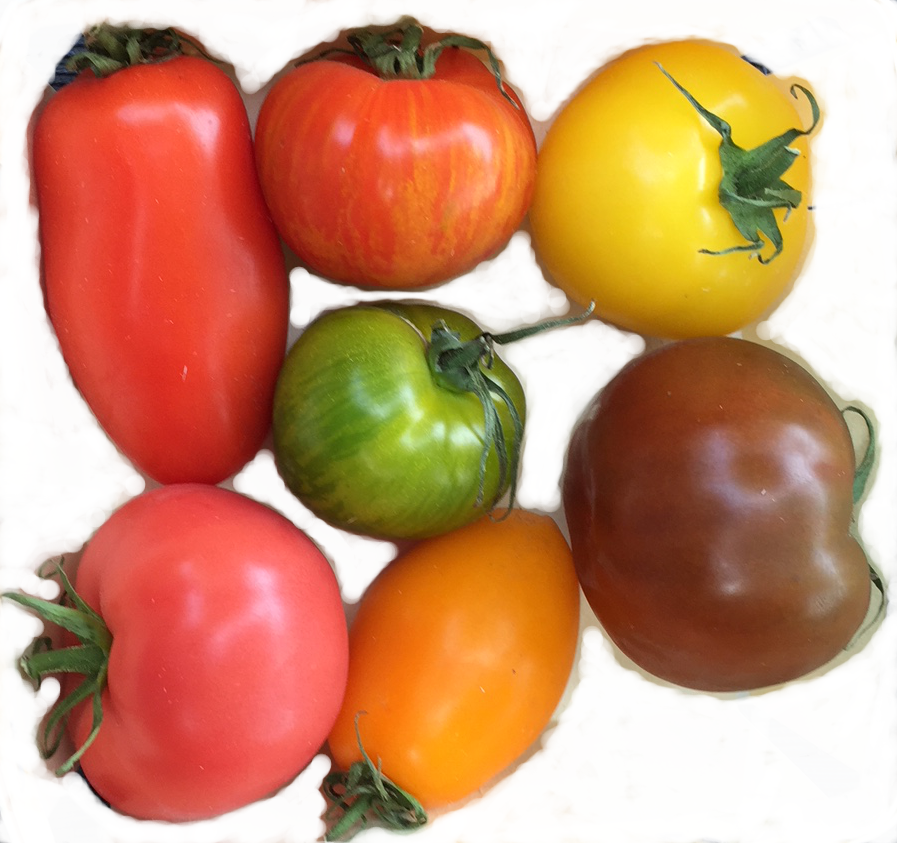
#> input picture Module2/Images/tomatoes.png, 897 x 843 px
$ jupyter execute Module2_Lab3_RegionGrowing.ipynb   (shell and % lines are left out)
#> lines starting #> are read from the running program, lines starting #| are printed output that depends on the picture; after the words box and inside, x2 and y2 are one past the last pixel; in counts of white or black regions, pixels touching at a corner belong together
#  Module 2, Lab 3, "Region Growing" and "Superpixels"

# Recap

This is the third of four labs for Lesson 2 - Classical Image Segmention in Dev290x. You should complete the tasks in this lab as part of the Region Growing section of the lesson.

Please remember this lab must be completed before taking the quiz at the end of this lesson.

# Introduction

In this lab you will complete your third image segmentation project where you will use the watershed algorithm to segment a relatively complex image containing objects which are touching each other.

You will also complete a short super-pixel based segmentation example.

Please work through these projects using the image processing techniques from the previous labs and then segment the example images, once using watershed and once using super-pixels.

At the end of the lab we'll review the work we've done and assess what types of images and projects these approaches are effective for.

# Goal

In this lab, you will:
* learn about one introductary 'region growing' image segmentation techique - 'watershed';
* revise deblurring, thresholding, dilation, opening, and the distance transformation;
* use cv2.watershed() to segment an image;
* gain an insight into superpixels.  This is a very important topic in neural network based image processing!
* segment the tomatoes image into superpixels
* use the SLIC algorithm

# Background

Image segmentation is the process of partitioning a digital image into multiple segments to make the image easier to analyze.  Often we are looking to locate objects and boundaries in the original image.  Another way of looking at it is image segmentation's goal is to assign a label to every pixel in an image such that pixels with the same label share certain characteristics.  Like many elements of computer vision, I find an example is often more useful than precise text.

For example, these images show a typical road scene on the left and a segmented version of the image on the right.

<p float="center">

</p>

# Region Growing - 'Watershed'

The simplest image segmentation techniques, like the thresholding we used in Lab 1, start to show their limitations pretty quickly - requirements like segmenting beyond two objects, touching objects or overlapping objects, etc quickly lead us to techniques such as Watershed,

'Watershed' is a (mostly) unsuperised algorithm used to isolate portions of an image from each other - in
effect image segmentation.  Its worth noting, however, that - similar to most classical image processing 'watershed' works by identifying elements of the image such as color intensity. i.e. 'watershed' has no semantic understanding of the contents of the image.

The watershed algorithm is useful for segmentation and is relatively strong at detecting touching or overlapping objects in images such as the image of tomatoes below.

So to summarise, algorithms like 'watershed' have applications where simpler methods such as thresholding and contour detection fail.

# Theory behind Watershed

After converting an image to greyscale, we can imagine that greyscale image as being a topographic surface (a height map) where high intensity denotes 'hills' and low intensity denotes 'valleys'.  Conceptually, we start by assigning every isolated 'valley' with different colour liquid.  These correspond to our labels.  As the liquids rise, the various liquids from different valleys start to merge.  We want to avoid these mergers.  To avoid mergers, we build barriers at the merger locations.  We continue to fill the liquids until all the hills are under liquid.

We can visually grasp the concept using the simple square image on the left and its topographic representation on the right.  We can imagine filling the topographic representation of our square with two liquids, one inside the square and one outside the square.  As each liquid meets each other we create a 'watershed', and we can imagine this representing the square.

Original                 | Topography
:-----------------------:|:--------------------------------:
 |

Similarly, we can imagine the tomatoes below on the left, being transformed into a 3d shape being filled with a liquid until the individual tomatoes emerge.

Original                 | Topography
:-----------------------:|:--------------------------------:
 |

## Watershed in Practice

The watershed algorithm tends to give us over-segmented results due to noise etc in the image.  So its typical to simplify the image before sending it to the Watershed algorithm, and as you'll see below, there's almost invariably a denoising step.

## OpenCV Watershed

A big improvement of the watershed transformation consists of flooding the topographic surface from a previously defined set of markers. This effectively automates the process of starting the watershed algorithm off by giving
it hints where to start filling from.

The OpenCV watershed algorithm has two parameters, the image being worked on and a second image.
This second image contains 'markers'. These markers must be 'user-defined'.

We won't manually define them (e.g. using point-and-click; instead we'll heuristically define them instead using thresholding and/or morphological operations.

Then we'll apply the watershed algorithm to our image using that marker.

# Our Technique
In this technique, we will see how to use the Distance Transformation along with the watershed algorithm to segment some objects.

Let''s remind ourselves of our image of tomatoes.  As you can see, this is an image where several of the objects are touching or overlapping.  We could tune the thresholding algorithm we used in Lab 1 or the clustering algorithm we used in Lab 2 to detect multiple objects and segment the image into those objects but its likely that they will be unable to distinguish between the two red tomatoes on the left hand side of the image as we look at it.

Instead, we'll start by preparing the image such that the OpenCV 'waterfall' can operate on this image.

Our overall goal here is to construct a 'marker' image for OpenCV's 'waterfall' routine.  The marker area is, effectively, an initial area of the image which guides the 'waterfall' algorithm to help with over-segmenting.

Initially we will create an object mask, a background mask and then subtract one from the other to create a mask of the 'unknown' part of the image.

 So, in this example, we will 'semi-automate' the process of providing marker to watershed algo
 1. decide what is clearly background
 2. decide what is clearly foreground
 3. create a region that's neither clearly background nor foreground
 4. set up 'marker' around this area
 5. hand that off to watermark

We start by converting the tomatoes image to greyscale, applying a little Gaussian blur and then using a relatively high threshold to to simplify the image.

[cell 1]
# Similar to previous labs, we're going to use OpenCV, NumPY and MatPlotLib
# so import them here
import cv2
import numpy as np
import matplotlib.pyplot as plt

# Load an image
img = cv2.imread("../Images/tomatoes.png")
#> img is the input picture: shape (843, 897, 3); mean B, G, R 111.4, 145.4, 202
cv2.imshow("image",img)
cv2.waitKey()

[cell 2]
# YOUR CODE GOES HERE
# The degree of blurring is strongly coupled with the performance of the watershed.
# It can be quite interesting to experiment with adjusting the amount of blurring.
# Exercise: Try using OpenCV2's GaussianBlur until your image is satisfactory.
# You have a reference image below to help you if you want it.
# Hint: You'll find answers at the bottom of the lab.

blur = cv2.GaussianBlur(img, (21,21),0)

cv2.imshow("blur", blur)
cv2.waitKey(0)
# END YOUR CODE HERE

[cell 3]
# Convert to grayscale so we can threshold it
gray = cv2.cvtColor(blur, cv2.COLOR_BGR2GRAY)

plt.imshow(gray, cmap='gray')

So, after these operations, you should be starting to see the tomatoes emerge from the background.

Your blurred grayscale image should be similar to the image here.

[cell 4]
# YOUR CODE GOES HERE
# Exercise: So, create a matrix thresh which is thresholded by OpenCV's threshold() operation.
# HINT: I did not using OTSU here as I got better results from
# weighting the threshold high. You can experiment here with thresholding to
# improve on the final segmentation.
#
# Use the method cv2.threshold() which returns two values. The second value is the
# value you are interested in, you can ignore the first for now...
#
# Store the value in a variable called threshold
# Hint: You'll find answers at the bottom of the lab.


_, thresh = cv2.threshold(gray, 200, 255, cv2.THRESH_BINARY_INV)
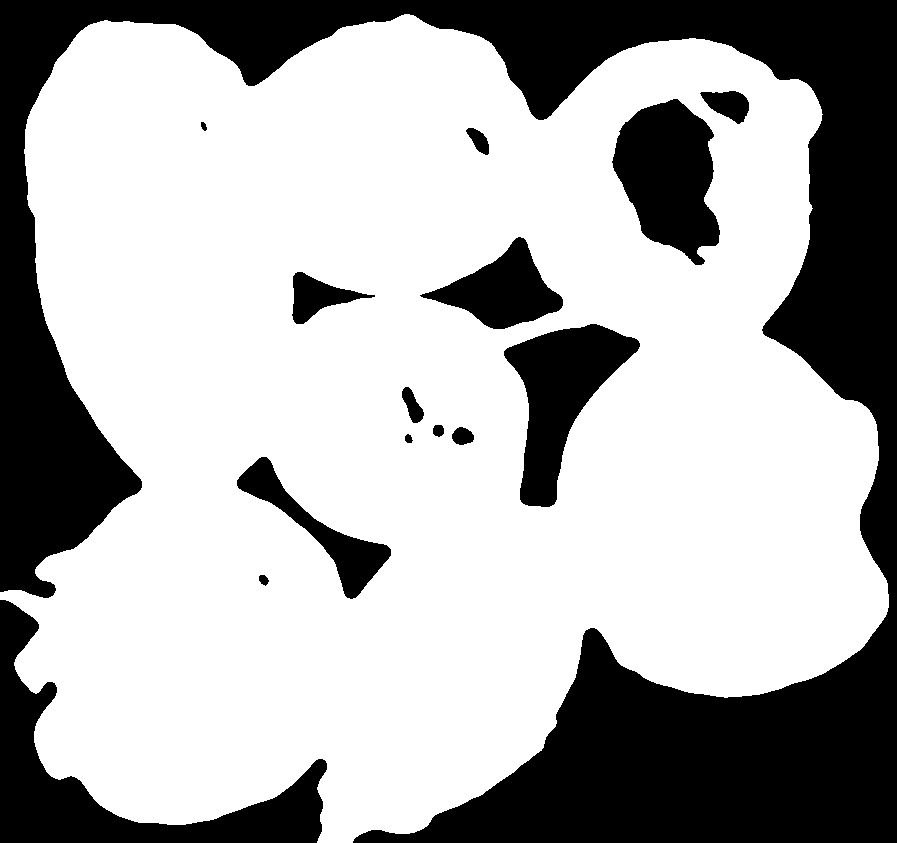
#> thresh: shape (843, 897); 68.4% white; 15 black regions, largest, box (x1, y1, x2, y2) and area: (0, 0, 897, 843) 180439, (0, 600, 327, 843) 19810, (612, 99, 720, 265) 11857

# END YOUR CODE GOES HERE

[cell 5]
plt.imshow(thresh, cmap='gray')

Now, you should have a matrix (or image if you prefer) which is similar to this image.

After these operations, we're starting to see the tomatoes emerge from the background.  Note in this example that, its a little more complex than the starfish example, in that the objects of interest are touching and/or overlapping.

# Prepare the marker image

Now you need to prepare the foreground, background, and unknown regions of the image to create a marker for OpenCV's watershed().

At this stage, we can start preparing the foreground, background, and 'unknown' regions of the image.  For this image, I used a closing morphological operation followed by a dilation to generate the background image and I used a distance transform to generate the foreground image.  Finally, I subtracted those two images from each other to generate the unknown area of the image.

[cell 6]
#  Close the image a little to fill in a few small holes in it
closingKernel = cv2.getStructuringElement(cv2.MORPH_ELLIPSE, (3,3))

# Create a matrix closed that is generated from thresh by a closing
# operation using the kernel above.
closed = cv2.morphologyEx(thresh, cv2.MORPH_CLOSE, closingKernel)

# Use just enough dilate to get some clearly identifiable background
dilationKernel = np.ones((3,3), np.uint8)

# create a matrix 'bg' from OpenCV's dilate() function
# using the dilation kernel above
bg = cv2.dilate(closed, dilationKernel, iterations=3)

# Now use a distance transform to extract is clearly foreground

# Create a matrix 'dist_transform' using OpenCV's distanceTransform
# method on the 'closed' matrix.
dist_transform = cv2.distanceTransform(closed, cv2.DIST_L2, 5)

# Threshold the distance transformation
ret, fg = cv2.threshold(dist_transform,0.7*dist_transform.max(), 255, 0)
#> ret = 107.8

# Now find the unknown region by subtracting one from the other
fg = np.uint8(fg)
unknown = cv2.subtract(bg, fg)

plt.imshow(unknown, cmap='gray')

At this point your unknown region should be substantially similar to the image on the right here.  I've also included a reference background image and foreground (or object) image in case you lose your way a little.

Background                 | Foreground         | Unknown
:-----------------------:|:--------------------------------:|--------------:
 |  |

Now, we're ready to do a little data manipulation before calling OpenCV's watershed.

Right now what we have in marker is a set of pixel values, with 0 representing the background and 255 representing the unknown region and what OpenCV's watershed expects to see in marker is the unknown region set to 0. So, you need to run the following code to prepare for watershed.

[cell 7]
# Marker labelling
ret, marker = cv2.connectedComponents(fg)
#> ret = 6

# Add one to all labels so that bg is not  0, but 1
marker = marker+1

# Now, mark the region of unknown with 0
marker[unknown==255] = 0;

plt.imshow(marker)

At this stage you should be seeing an image substantively similar to one shown here.

Now we can run watershed over our image. Then we'll colour the segmentation boundaries the watershed found in green and save it.

[cell 8]
# Now marker is ready.  It is time for last step
cv2.watershed(img, marker)

# Create a new empty image with the same shape
# as the original image.
h, w, num_c = img.shape
seg = np.zeros((h, w, num_c), np.uint8)

# Watershed has replaced the pixel
# values in marker with integers representing
# the segments it has found in the original
# image.
# Color in these segments
#
maxMarker = np.max(marker)
#> maxMarker = 6
minMarker = np.min(marker)
#> minMarker = -1

colorMap =  [ \
             [0,0,0], \
             [255,255,255], \
             [127,0,0], \
             [0,0,255], \
             [0,255,0], \
             [255,0,0], \
             [255,255,0], \
             [255,0,255], \
             [0,255,255] \
            ]

for region in range(minMarker, maxMarker+1):
    seg[marker==region] = colorMap[region+1]

plt.imshow(cv2.cvtColor(seg, cv2.COLOR_BGR2RGB))

Now your image should be similar to the one I've shown here.

There are a few items I want to highlight at this stage - most notably we've missed the yellow tomato on top t the right and two of our tomatoes have 'merged'.

We can continue to tweak to improve the segmentation for this image, but its probably more productive to just note, for now, that - with classical algorithms - we can often end up hand-crafting our features.

# SLIC

We'll be talking about super-pixels at a later stage in this module. We're going to do a short lab with super-pixels here to introduce them.

You'll find a more detailed discussion of super-pixels and the SLIC algorithm in the accompanying lesson for this lab.

In summary, an isolated pixel does conveys extremely little information about the image it resided within. There would appear to be good benefits from gathering pixels together to gain some semantic information - i.e. to create a 'thing' which is capable of carrying some 'meaning'.

If we call out the work of Dr. Xiaofeng Ren's work here super-pizels would ideally contain perceptual meaningfulness - for instance colour, texture, etc (and ideally semantic value). This property leads towards their use in neural networks.

As you will see, super-pixels also offer computational efficiency - the reduce the complexity of images from hundreds of thoushands of pixels to hundreds of pixels.

Super-pixelation tends to lead to the detection of the boundaries we desire while having a side-effect of over-segmenting and introducing boundaries we don't want.  Pleae keep this insight as you work through this lab and retain it as you work through later lessons.

For this algorithm, you'll need to import the 'segmentation' package

[cell 9]
from skimage import segmentation, color
from skimage.io import imread
from skimage.io import imsave

Now, load your image.  We''re going to use the relatively complex tomatoes image again.  However, this time, please don''t blur or grayscale the image.

[cell 10]
# Load an image
img = imread("../Images/tomatoes.png")
cv2.imshow("image", img)
cv2.waitKey()

Run the SLIC super-pixel algorithm over the image, varying the compactness and the numsegments until the image you produce resembles the image below.

[cell 11]
# YOUR CODE HERE
# Exercise: Vary n_segments to find a reasonable value for it for this image
# Important Note: You are manually selecting features and feature properties
# (e.g. size of super-pixels) here
# Hint: You'll find answers at the bottom of the lab.

numSegments = 200

# END YOUR CODE HERE

[cell 12]
compactFactor = 20

img_segments = segmentation.slic(img, compactness=compactFactor, n_segments=numSegments)
superpixels = color.label2rgb(img_segments, img, kind='avg')

plt.imshow(superpixels)

Now your image should be similar to the one shown here.

To complete the assignment, you should run the watershed algorithm over the image you created in the last step.

Your aim is to produce an image similar to the one below.

[cell 13]
grey = cv2.cvtColor(superpixels, cv2.COLOR_BGR2GRAY)
plt.imshow(grey, cmap='gray')

[cell 14]
__, threshSup = cv2.threshold(grey, 170,255, cv2.THRESH_BINARY_INV)
plt.imshow(threshSup, cmap='gray')

[cell 15]
#  Close the image a little to fill in a few small holes in it
closingKernel = cv2.getStructuringElement(cv2.MORPH_ELLIPSE, (1,1))

# Create a matrix closed that is generated from thresh by a closing
# operation using the kernel above.
closed = cv2.morphologyEx(threshSup, cv2.MORPH_CLOSE, closingKernel)

plt.imshow(closed, cmap='gray')

[cell 16]
# Use just enough dilate to get some clearly identifiable background
dilationKernel = np.ones((3,3), np.uint8)

# create a matrix 'bg' from OpenCV's dilate() function
# using the dilation kernel above
bg = cv2.dilate(closed, dilationKernel, iterations=3)

plt.imshow(bg)

[cell 17]
# Now use a distance transform to extract is clearly foreground

# Create a matrix 'dist_transform' using OpenCV's distanceTransform
# method on the 'closed' matrix.
dist_transform = cv2.distanceTransform(closed, cv2.DIST_L2, 5)

# Threshold the distance transformation
ret, fg = cv2.threshold(dist_transform,0.65*dist_transform.max(), 255, 0)
#> ret = 98.49

# Now find the unknown region by subtracting one from the other
fg = np.uint8(fg)
unknown = cv2.subtract(bg, fg)

plt.imshow(unknown, cmap='gray')

[cell 18]
plt.imshow(bg, cmap='gray')

[cell 19]
plt.imshow(fg, cmap='gray')

[cell 20]
# Marker labelling
ret, marker = cv2.connectedComponents(fg)
#> ret = 7

# Add one to all labels so that bg is not  0, but 1
marker = marker+1

# Now, mark the region of unknown with 0
marker[unknown==255] = 0;
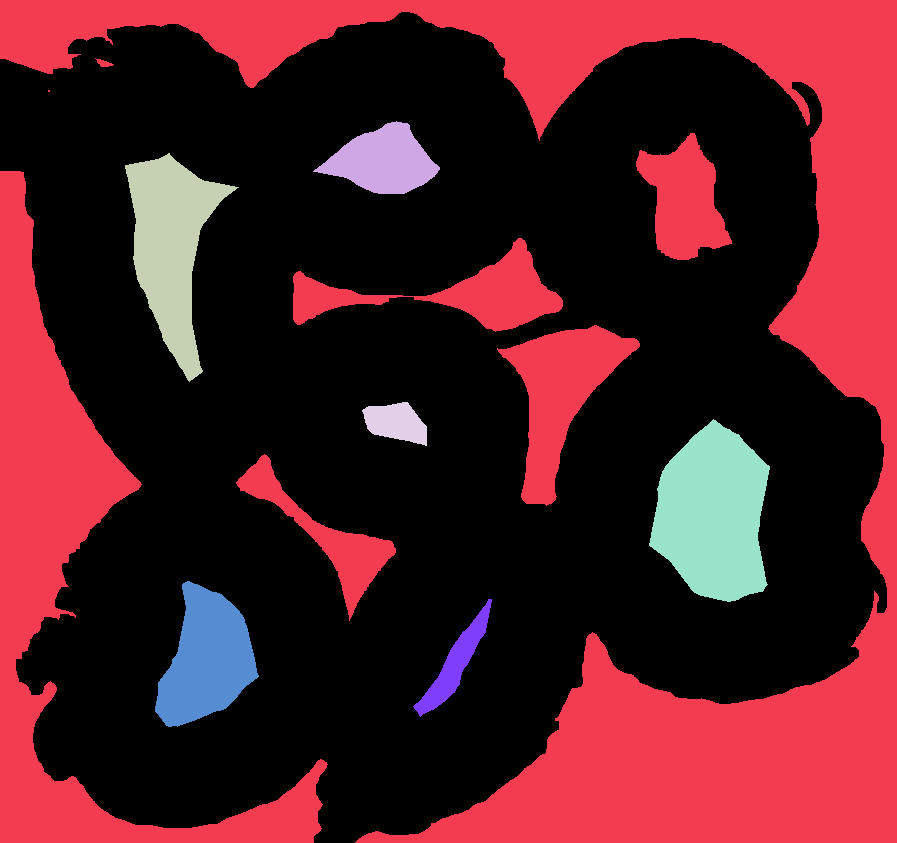
#> marker: shape (843, 897) int32; 8 distinct labels, from 0 to 7; one colour per label, 0 black

plt.imshow(marker)

[cell 21]
# Now marker is ready.  It is time for last step
cv2.watershed(img, marker)

# Create a new empty image with the same shape
# as the original image.
h, w, num_c = img.shape
seg = np.zeros((h, w, num_c), np.uint8)

# Watershed has replaced the pixel
# values in marker with integers representing
# the segments it has found in the original
# image.
# Color in these segments
#
maxMarker = np.max(marker)
#> maxMarker = 7
minMarker = np.min(marker)

colorMap =  [ \
             [0,0,0], \
             [255,255,255], \
             [127,0,0], \
             [0,0,255], \
             [0,255,0], \
             [255,0,0], \
             [255,255,0], \
             [255,0,255], \
             [0,255,255] \
            ]

for region in range(minMarker, maxMarker+1):
    seg[marker==region] = colorMap[region+1]
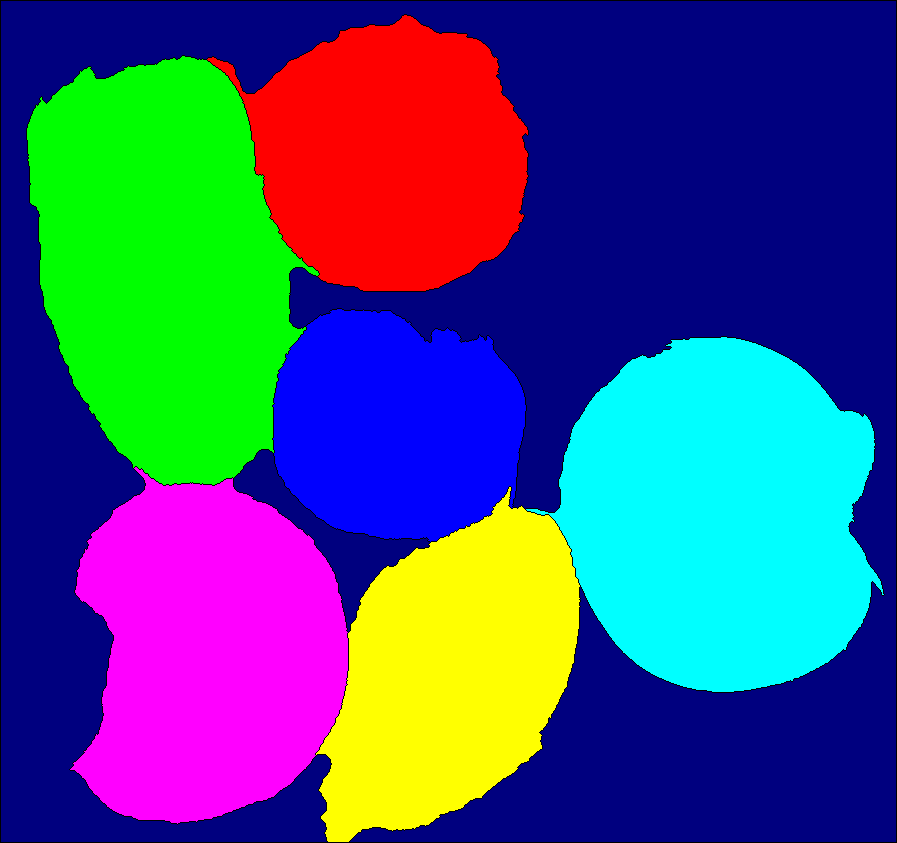
#> seg: shape (843, 897, 3); mean of channels 0, 1, 2 126.1, 79.4, 64.9; drawn as B, G, R

plt.imshow(cv2.cvtColor(seg, cv2.COLOR_BGR2RGB))
